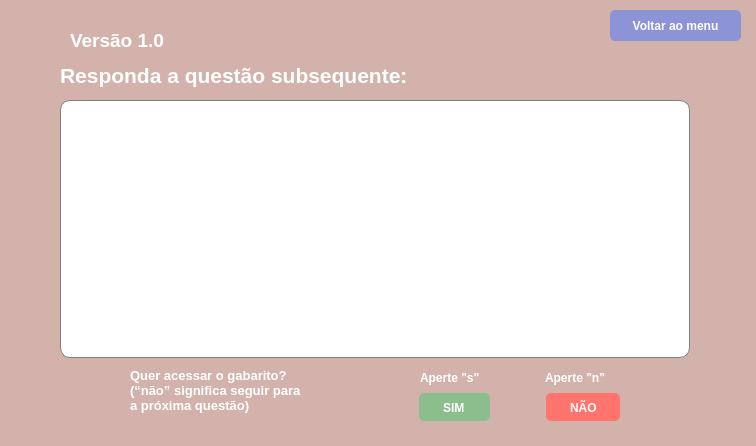
<?xml version="1.0" encoding="UTF-8"?>
<ui version="4.0">
 <class>MainWindow</class>
 <widget class="QMainWindow" name="MainWindow">
  <property name="geometry">
   <rect>
    <x>0</x>
    <y>0</y>
    <width>756</width>
    <height>446</height>
   </rect>
  </property>
  <property name="font">
   <font>
    <weight>50</weight>
    <bold>false</bold>
   </font>
  </property>
  <property name="windowTitle">
   <string>MainWindow</string>
  </property>
  <property name="styleSheet">
   <string notr="true">background-color: rgb(212, 178, 172);</string>
  </property>
  <widget class="QWidget" name="centralwidget">
   <widget class="QLabel" name="label_4">
    <property name="geometry">
     <rect>
      <x>70</x>
      <y>30</y>
      <width>131</width>
      <height>21</height>
     </rect>
    </property>
    <property name="font">
     <font>
      <pointsize>14</pointsize>
      <weight>75</weight>
      <bold>true</bold>
     </font>
    </property>
    <property name="styleSheet">
     <string notr="true">color: rgb(255, 255, 255);</string>
    </property>
    <property name="text">
     <string>Versão 1.0</string>
    </property>
   </widget>
   <widget class="QLabel" name="label_2">
    <property name="geometry">
     <rect>
      <x>10</x>
      <y>10</y>
      <width>56</width>
      <height>56</height>
     </rect>
    </property>
    <property name="text">
     <string/>
    </property>
    <property name="pixmap">
     <pixmap>icones/ícone python.png</pixmap>
    </property>
    <property name="scaledContents">
     <bool>true</bool>
    </property>
   </widget>
   <widget class="QLabel" name="label_6">
    <property name="geometry">
     <rect>
      <x>60</x>
      <y>60</y>
      <width>471</width>
      <height>31</height>
     </rect>
    </property>
    <property name="font">
     <font>
      <pointsize>16</pointsize>
      <weight>75</weight>
      <bold>true</bold>
     </font>
    </property>
    <property name="styleSheet">
     <string notr="true">color: rgb(255, 255, 255);</string>
    </property>
    <property name="text">
     <string>Responda a questão subsequente:</string>
    </property>
   </widget>
   <widget class="QLabel" name="visor">
    <property name="geometry">
     <rect>
      <x>60</x>
      <y>100</y>
      <width>630</width>
      <height>258</height>
     </rect>
    </property>
    <property name="font">
     <font>
      <pointsize>15</pointsize>
     </font>
    </property>
    <property name="styleSheet">
     <string notr="true">background-color: rgb(255, 255, 255);
border-radius: 10px;
padding: 10px;
border: 1px solid gray;</string>
    </property>
    <property name="text">
     <string/>
    </property>
    <property name="alignment">
     <set>Qt::AlignLeading|Qt::AlignLeft|Qt::AlignTop</set>
    </property>
    <property name="wordWrap">
     <bool>true</bool>
    </property>
   </widget>
   <widget class="QLabel" name="label_3">
    <property name="geometry">
     <rect>
      <x>60</x>
      <y>360</y>
      <width>60</width>
      <height>60</height>
     </rect>
    </property>
    <property name="text">
     <string/>
    </property>
    <property name="pixmap">
     <pixmap>icones/img.icons8 2.png</pixmap>
    </property>
    <property name="scaledContents">
     <bool>true</bool>
    </property>
   </widget>
   <widget class="QLabel" name="label_7">
    <property name="geometry">
     <rect>
      <x>130</x>
      <y>360</y>
      <width>241</width>
      <height>60</height>
     </rect>
    </property>
    <property name="font">
     <font>
      <pointsize>10</pointsize>
      <weight>75</weight>
      <bold>true</bold>
     </font>
    </property>
    <property name="styleSheet">
     <string notr="true">color: rgb(255, 255, 255);</string>
    </property>
    <property name="text">
     <string>Quer acessar o gabarito?
(“não” significa seguir para
a próxima questão)</string>
    </property>
   </widget>
   <widget class="QPushButton" name="pushButton_3">
    <property name="geometry">
     <rect>
      <x>419</x>
      <y>393</y>
      <width>71</width>
      <height>28</height>
     </rect>
    </property>
    <property name="styleSheet">
     <string notr="true">background-color: rgb(140, 189, 140);
color: rgb(255, 255, 255);
border-radius: 5px;</string>
    </property>
    <property name="text">
     <string/>
    </property>
   </widget>
   <widget class="QPushButton" name="pushButton">
    <property name="geometry">
     <rect>
      <x>546</x>
      <y>393</y>
      <width>74</width>
      <height>28</height>
     </rect>
    </property>
    <property name="styleSheet">
     <string notr="true">background-color: rgb(255, 116, 108);
color: rgb(255, 255, 255);
border-radius: 5px;</string>
    </property>
    <property name="text">
     <string/>
    </property>
   </widget>
   <widget class="QLabel" name="label_5">
    <property name="geometry">
     <rect>
      <x>443</x>
      <y>400</y>
      <width>31</width>
      <height>16</height>
     </rect>
    </property>
    <property name="font">
     <font>
      <weight>75</weight>
      <bold>true</bold>
     </font>
    </property>
    <property name="styleSheet">
     <string notr="true">background-color: rgb(140, 189, 140);
color: rgb(255, 255, 255);</string>
    </property>
    <property name="text">
     <string>SIM</string>
    </property>
   </widget>
   <widget class="QLabel" name="label_8">
    <property name="geometry">
     <rect>
      <x>570</x>
      <y>400</y>
      <width>31</width>
      <height>16</height>
     </rect>
    </property>
    <property name="font">
     <font>
      <weight>75</weight>
      <bold>true</bold>
     </font>
    </property>
    <property name="styleSheet">
     <string notr="true">background-color: rgb(255, 116, 108);
color: rgb(255, 255, 255);</string>
    </property>
    <property name="text">
     <string>NÃO</string>
    </property>
   </widget>
   <widget class="QLabel" name="label_9">
    <property name="geometry">
     <rect>
      <x>420</x>
      <y>370</y>
      <width>71</width>
      <height>16</height>
     </rect>
    </property>
    <property name="font">
     <font>
      <weight>75</weight>
      <bold>true</bold>
     </font>
    </property>
    <property name="styleSheet">
     <string notr="true">color: rgb(255, 255, 255);</string>
    </property>
    <property name="text">
     <string>Aperte &quot;s&quot;</string>
    </property>
   </widget>
   <widget class="QLabel" name="label_10">
    <property name="geometry">
     <rect>
      <x>545</x>
      <y>370</y>
      <width>71</width>
      <height>16</height>
     </rect>
    </property>
    <property name="font">
     <font>
      <weight>75</weight>
      <bold>true</bold>
     </font>
    </property>
    <property name="styleSheet">
     <string notr="true">color: rgb(255, 255, 255);</string>
    </property>
    <property name="text">
     <string>Aperte &quot;n&quot;</string>
    </property>
   </widget>
   <widget class="QPushButton" name="voltar_menu">
    <property name="geometry">
     <rect>
      <x>610</x>
      <y>10</y>
      <width>131</width>
      <height>31</height>
     </rect>
    </property>
    <property name="font">
     <font>
      <weight>75</weight>
      <bold>true</bold>
     </font>
    </property>
    <property name="styleSheet">
     <string notr="true">background-color: rgb(140, 147, 214);
color: rgb(255, 255, 255);
border-radius: 5px;</string>
    </property>
    <property name="text">
     <string>Voltar ao menu</string>
    </property>
   </widget>
   <widget class="QLabel" name="label_11">
    <property name="geometry">
     <rect>
      <x>605</x>
      <y>23</y>
      <width>36</width>
      <height>36</height>
     </rect>
    </property>
    <property name="styleSheet">
     <string notr="true">background-color: transparent;</string>
    </property>
    <property name="text">
     <string/>
    </property>
    <property name="pixmap">
     <pixmap>icones/ícone clicar.png</pixmap>
    </property>
    <property name="scaledContents">
     <bool>true</bool>
    </property>
   </widget>
  </widget>
  <widget class="QStatusBar" name="statusbar"/>
 </widget>
 <resources/>
 <connections/>
</ui>
